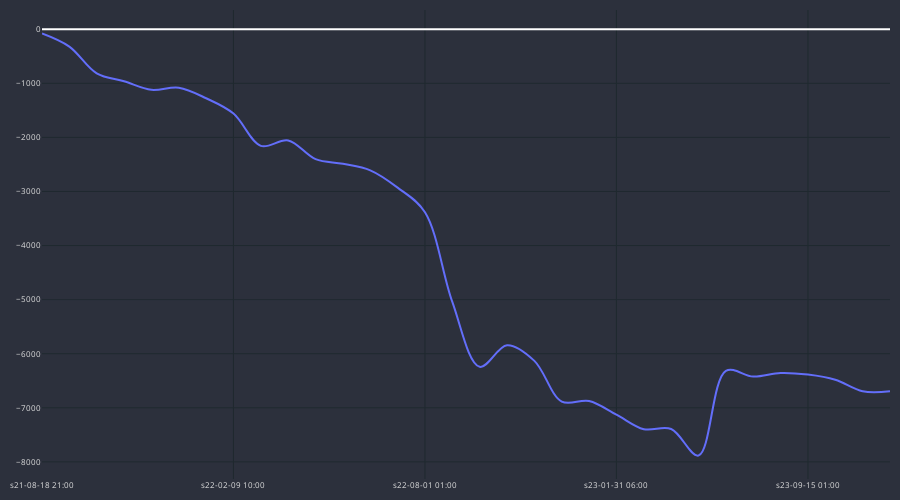

Notebook code for this chart:
### Code cell
cp = CandlePlot(df_trades, candles=False)
cp.show_plot(line_traces=['GAIN_C'])

### Figure 1 — Plotly figure (JSON) as saved in the notebook; plotly's stock layout.template omitted (floating-point values rounded to 4 significant figures)
{"data": [{"line": {"shape": "spline", "width": 2}, "name": "t", "type": "scatter", "x": ["s21-08-18 21:00", "s21-09-09 17:00", "s21-09-20 17:00", "s21-10-11 13:00", "s21-11-11 02:00", "s21-12-27 18:00", "s22-01-30 22:00", "s22-02-09 10:00", "s22-03-01 06:00", "s22-03-22 13:00", "s22-05-05 09:00", "s22-06-06 05:00", "s22-07-08 09:00", "s22-07-25 13:00", "s22-08-01 01:00", "s22-09-07 21:00", "s22-09-25 21:00", "s22-10-11 09:00", "s22-11-15 22:00", "s22-12-14 18:00", "s22-12-21 02:00", "s23-01-31 06:00", "s23-02-08 06:00", "s23-02-15 10:00", "s23-03-22 21:00", "s23-04-04 05:00", "s23-07-27 01:00", "s23-08-09 09:00", "s23-09-15 01:00", "s23-10-31 09:00", "s23-12-11 02:00", "s24-01-12 10:00"], "y": [-77.7, -320.3, -815.3, -962.1, -1120.0, -1081.0, -1276.0, -1559.0, -2157.0, -2057.0, -2402.0, -2488.0, -2609.0, -2929.0, -3383.0, -5042.0, -6243.0, -5844.0, -6132.0, -6886.0, -6874.0, -7127.0, -7396.0, -7393.0, -7883.0, -6316.0, -6423.0, -6356.0, -6387.0, -6482.0, -6695.0, -6695.0]}], "layout": {"font": {"color": "#e1e1e1", "size": 8}, "height": 500, "margin": {"b": 10, "l": 10, "r": 10, "t": 10}, "paper_bgcolor": "#2c303c", "plot_bgcolor": "#2c303c", "width": 900, "xaxis": {"autorange": true, "gridcolor": "#1f292f", "nticks": 5, "range": [0, 31], "rangeslider": {"visible": false, "yaxis": {}}, "type": "category"}, "yaxis": {"autorange": true, "gridcolor": "#1f292f", "range": [-8317.0, 355.9], "type": "linear"}}}
